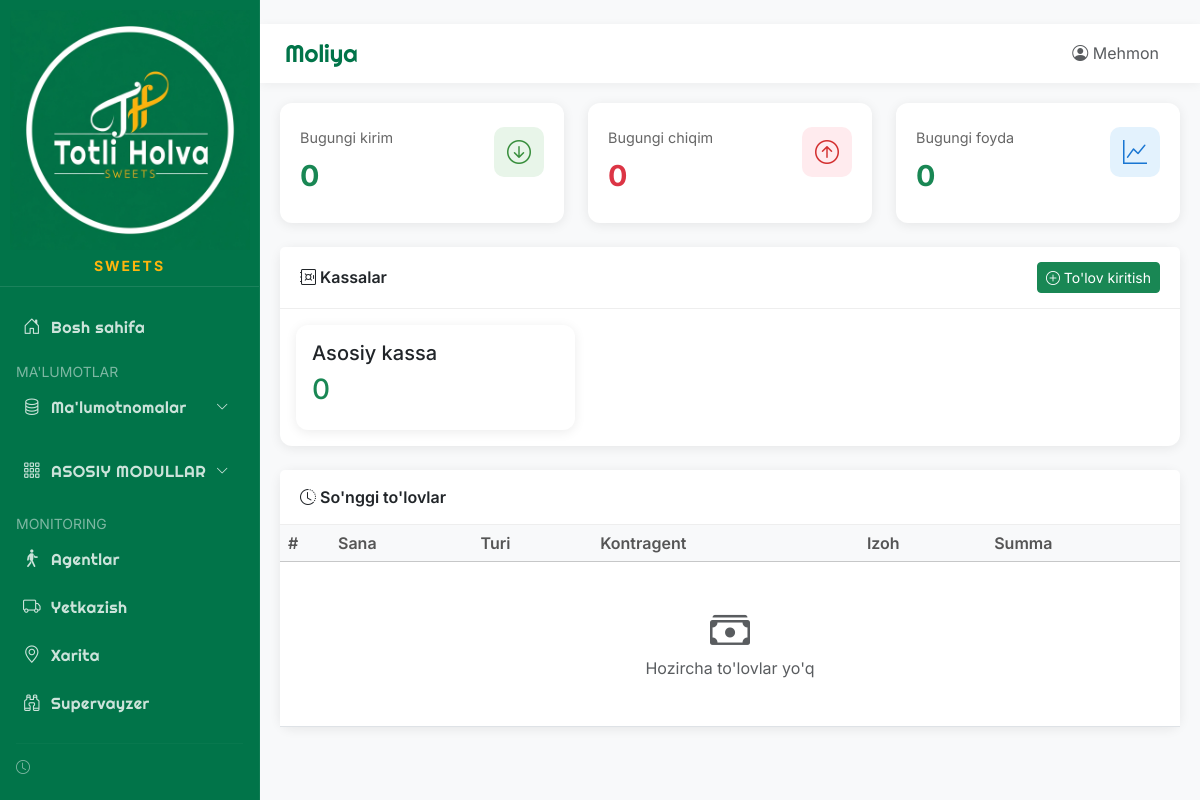
Page /finance on the earlier database version.
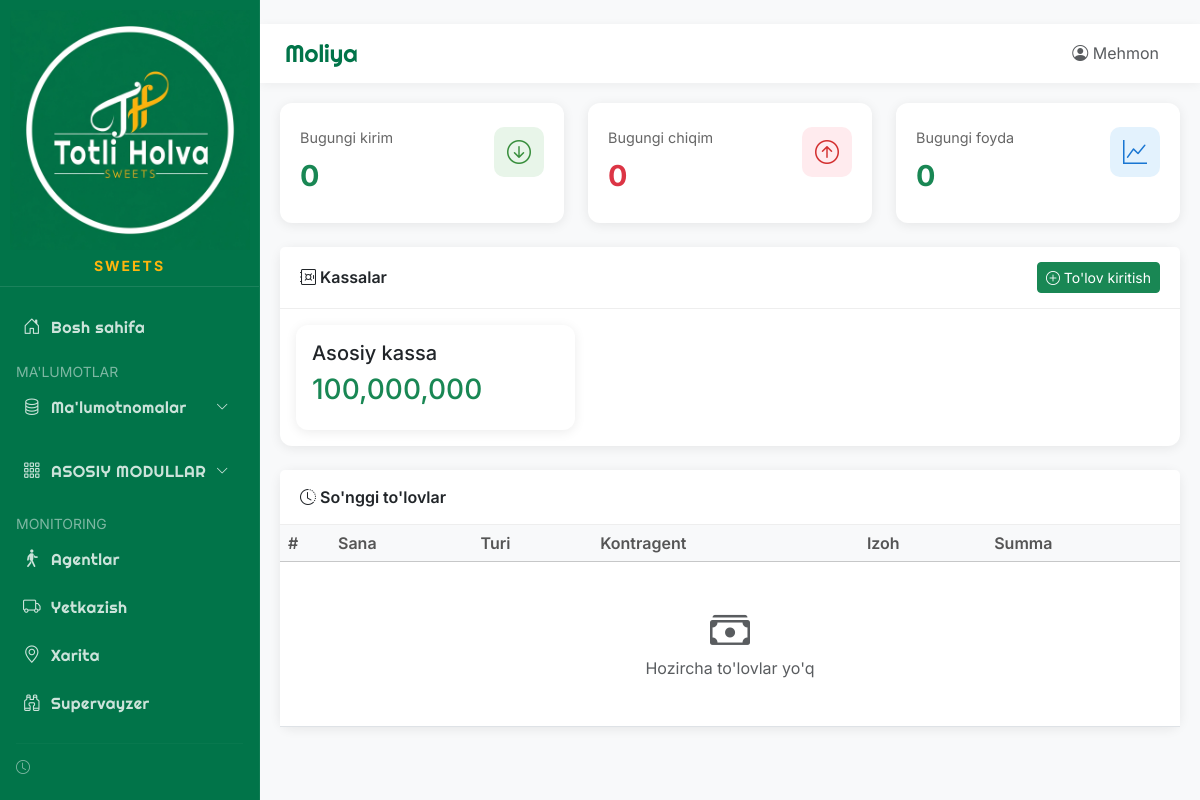
Same page on the later database version.
### app/models/database.py (models this page shows)
class CashRegister(Base):
    __tablename__ = "cash_registers"
    id = Column(Integer, primary_key=True, index=True)
    name = Column(String(100))
    balance = Column(Float, default=0)
    is_active = Column(Boolean, default=True)

### main.py (the view)
@app.get("/finance", response_class=HTMLResponse)
async def finance(request: Request, db: Session = Depends(get_db)):
    cash_registers = db.query(CashRegister).all()
    payments = db.query(Payment).order_by(Payment.date.desc()).limit(50).all()
    today = datetime.now().date()
    today_income = db.query(Payment).filter(
        Payment.type == "income",
        Payment.date >= today
    ).all()
    today_expense = db.query(Payment).filter(
        Payment.type == "expense",
        Payment.date >= today
    ).all()
    stats = {
        "today_income": sum(p.amount for p in today_income),
        "today_expense": sum(p.amount for p in today_expense),
    }
    return templates.TemplateResponse("finance/index.html", {
        "request": request,
        "cash_registers": cash_registers,
        "payments": payments,
        "stats": stats,
        "page_title": "Moliya"
    })

### app/templates/finance/index.html (shortened to what the changed rows need)
{% extends "base.html" %}
{% block content %}
<div class="row mb-4">
    <div class="col-12">
        <div class="card">
            <div class="card-body">
                <div class="row g-3">
                    {% if cash_registers %}
                        {% for cash in cash_registers %}
                        <div class="col-md-4">
                            <div class="card border-{% if cash.balance >= 0 %}success{% else %}danger{% endif %}">
                                <div class="card-body">
                                    <h5>{{ cash.name }}</h5>
                                    <h3 class="{% if cash.balance >= 0 %}text-success{% else %}text-danger{% endif %}">
                                        {{ "{:,.0f}".format(cash.balance) }}
                                    </h3>
                                </div>
                            </div>
                        </div>
                        {% endfor %}
                    {% else %}
                        <div class="col-12 text-center text-muted py-4">
                            <i class="bi bi-safe fs-1 d-block mb-2"></i>
                            Kassalar yo'q
                        </div>
                    {% endif %}
                </div>
            </div>
        </div>
    </div>
</div>
<div class="row">
    <div class="col-12">
        <div class="card">
            <div class="card-body p-0">
                <table class="table table-hover">
                    <thead class="table-light">
                        <tr>
                            <th width="50">#</th>
                            <th>Sana</th>
                            <th>Turi</th>
                            <th>Kontragent</th>
                            <th>Izoh</th>
                            <th>Summa</th>
                        </tr>
                    </thead>
                </table>
            </div>
        </div>
    </div>
</div>
{% endblock %}

Differences in the rows shown:
changed CashRegister "Asosiy kassa": balance "0" → "100,000,000"
